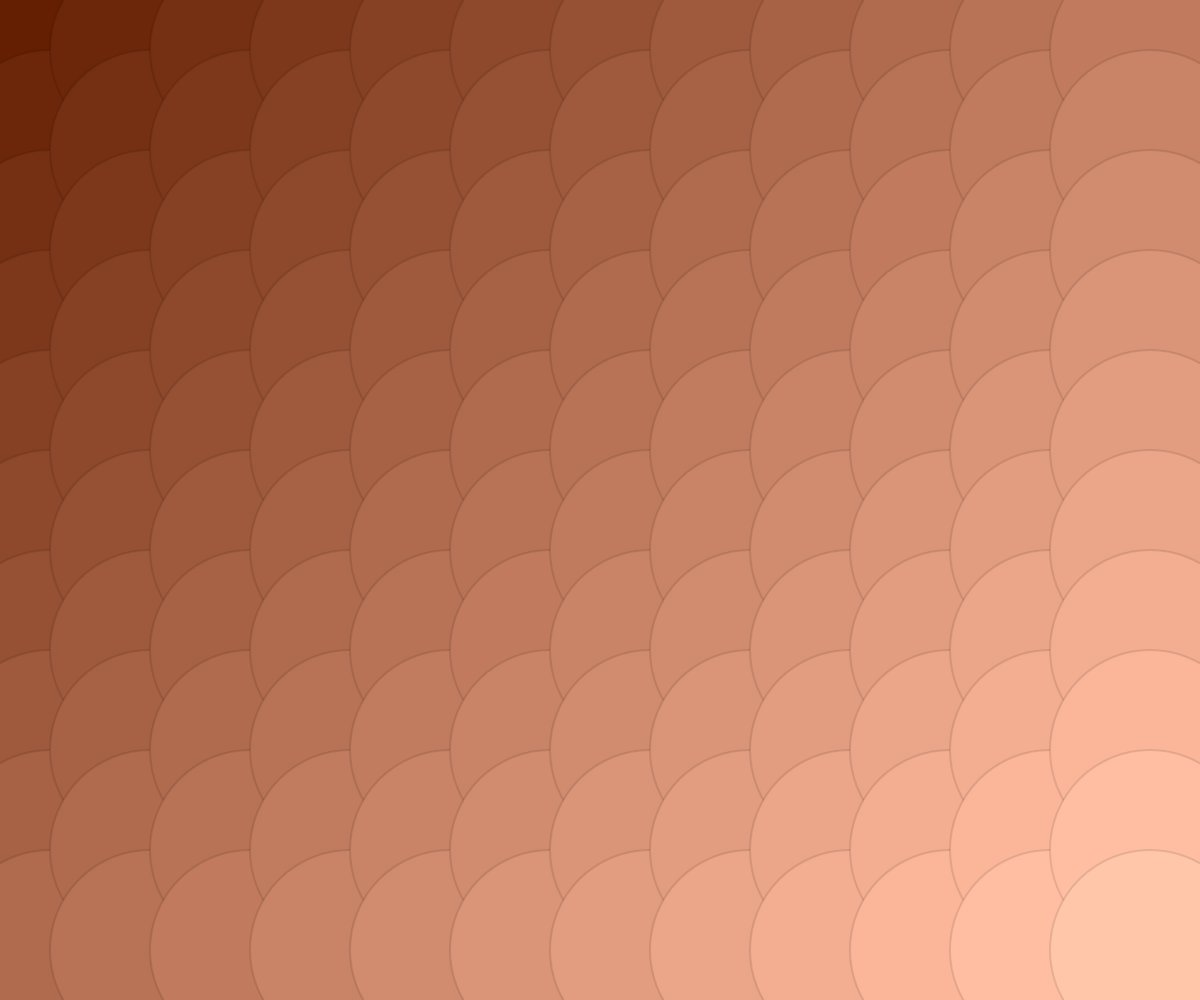
Frame 1 (no input)
Frame 60 (no input): identical to frame 1, image omitted
Frame 120 (the mouse pressed at the canvas centre since frame 60): identical to frame 1, image omitted

The p5.js sketch that drew this single still picture (run headless with seeded random() and noise() and a simulated clock; from frame 60 on, the mouse is pressed at the canvas centre):

// p5.js sketch
// ── sketch.js
let spacing = 100;
let x0 = spacing/2;
let y0 = spacing/2;
let size = spacing * 2;
let columns;
let rows;
let colourRampSpeed;

function setup() {
    createCanvas(windowWidth, windowHeight);
    background(0);
    stroke('rgba(0, 0, 0, 0.1)');
    strokeWeight(2);
    columns = ceil(width / spacing);
    rows = ceil(height / spacing);
    colourRampSpeed = 185 / (columns + rows);
    print("columns = " + columns + "  rows = " + rows);
    print("colourRampSpeed = " + colourRampSpeed);

    for (let i = 0; i < columns; i++) {
        for (let j = 0; j < rows; j++) {
            fill(
                100 + colourRampSpeed * i + colourRampSpeed * j, 
                30 + colourRampSpeed * i + colourRampSpeed * j, 
                1 + colourRampSpeed * i + colourRampSpeed * j);
            ellipse(x0 + i * spacing, y0 + j * spacing, size, size);
        }
    }
}

function draw() {
    
}
